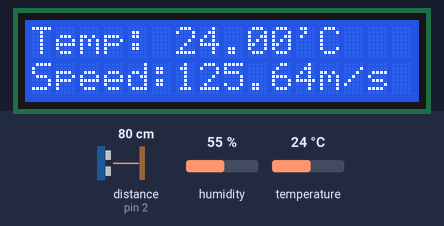
Simulated run of this sketch. Board: Arduino Uno, built with avr-gcc and run on an emulated ATmega328P. On the bench: 16×2 character LCD. Inputs (shaded band) come from the test bench; at power-on: distance to the obstacle (sensor on pin 2) 80 cm, temperature 24 °C, humidity 55 %. The echo pulse lasts 58.3 µs per cm.

Above: at 1.2 s.
1.3 s: distance to the obstacle (sensor on pin 2) set to 120 cm
At 5.9 s:
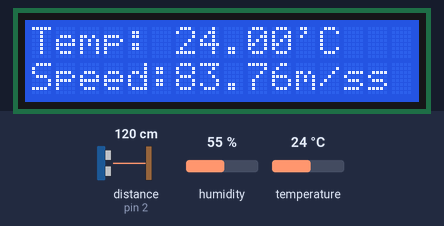
7.3 s: temperature set to 12 °C
At 10.6 s:
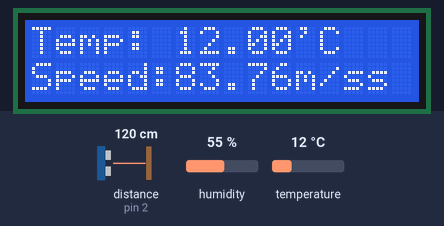
13.3 s: distance to the obstacle (sensor on pin 2) set to 2 cm
At 16.4 s:
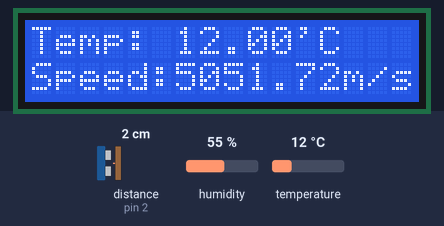
19.3 s: distance to the obstacle (sensor on pin 2) set to 250 cm
At 21.4 s:
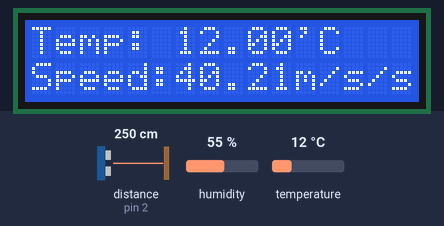
25.3 s: temperature set to 19 °C
At 26.4 s:
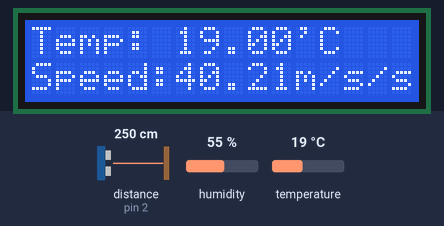
31.3 s: temperature set to 28 °C
At 36.4 s:
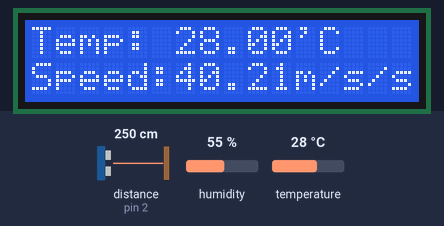
Timing chart, 0 to 37.9 s (numbered marks = the images above; inputs shaded):
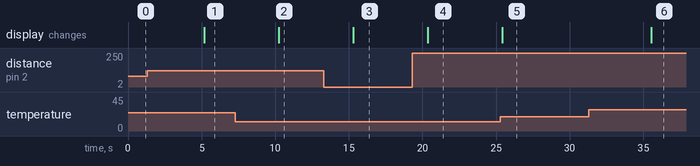

The sketch:

VelocityOfSoundCode.ino
```cpp
#include<LiquidCrystal_I2C.h>
#include<DHT.h>
DHT dht(4,DHT11);
LiquidCrystal_I2C lcd(0x27,16,2);
void setup() {
  lcd.init();
  lcd.backlight();
  dht.begin();
  pinMode(7,OUTPUT);
  pinMode(2,INPUT);
}

void loop() {
  //DHT11
  float t= dht.readTemperature();

  //HCSRO4
  digitalWrite(7,LOW);
  delayMicroseconds(2);
  digitalWrite(7,HIGH);
  delayMicroseconds(10);
  digitalWrite(7,LOW);

  long time= pulseIn(2,HIGH,30000);
  float velocity = (2*29.3)/time;
  float v= velocity*10000.0;

  //LCD
  lcd.setCursor(0,0);
  lcd.print("Temp: ");
  lcd.print(t);
  lcd.print("'C");
  lcd.setCursor(0,1);
  lcd.print("Speed:");
  lcd.print(v);
  lcd.print("m/s");
  delay(5000);
}
```

Measured:
- after the input at 1.3 s, the display: changes after 3.9 s (image 1)
- after the input at 7.3 s, the display: changes after 2.9 s (image 2)
- after the input at 13.3 s, the display: changes after 2.0 s (image 3)
- after the input at 19.3 s, the display: changes after 1.1 s (image 4)
- after the input at 25.3 s, the display: changes after 0.12 s (image 5)
- after the input at 31.3 s, the display: changes after 4.3 s (image 6)
